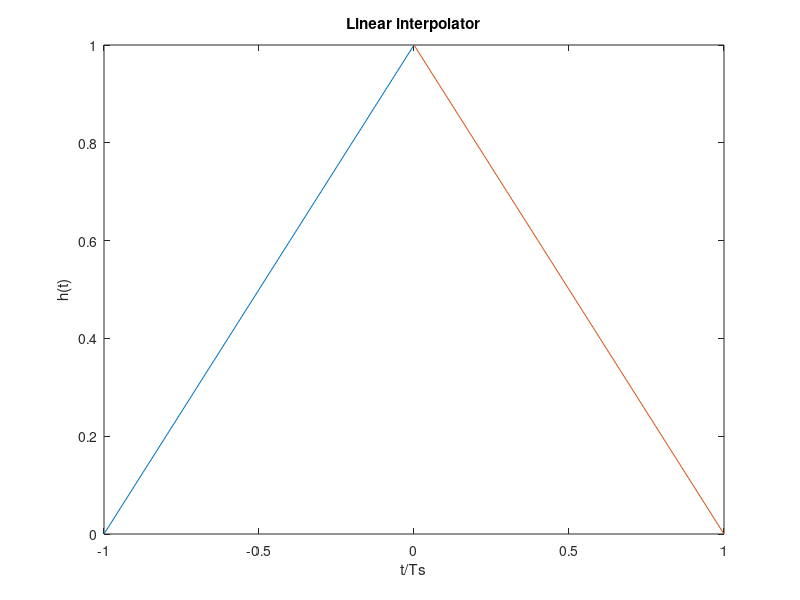
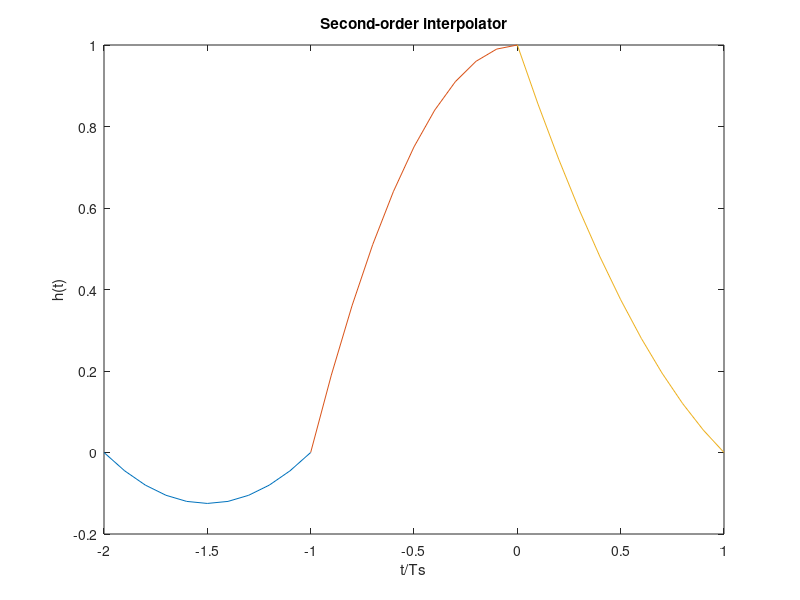
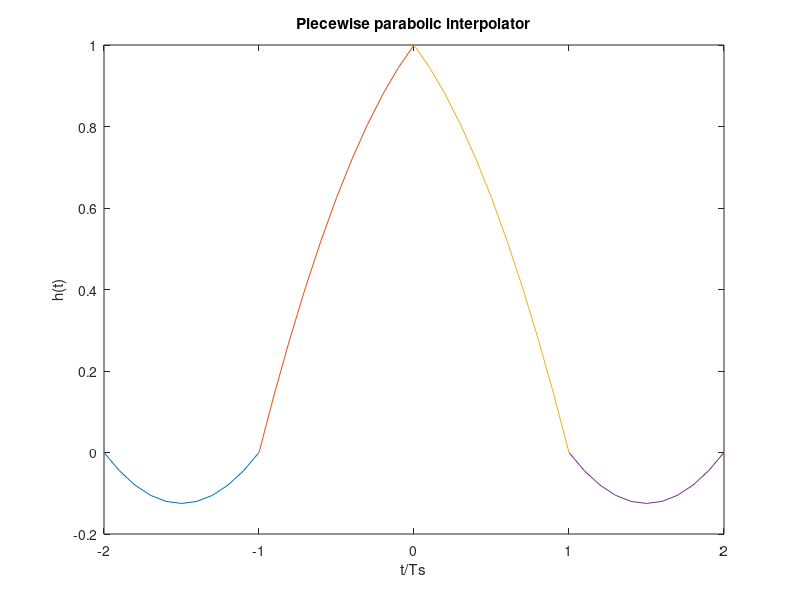

Here is the MATLAB script that generated these plots, in order: (Note: this script raises an error after producing the figures.)
clear; close all; clc;
%% params
alpha = 0.5;
Ts = 1;
phi = 4;

%% linear
linear_c_1 = @(mu) mu;
linear_c0 = @(mu) 1-mu;

f_linear = @(x, x1, mu) linear_c_1(mu)*x1 + linear_c0(mu)*x;
%% second order
second_c0 = @(mu) (1-mu).*(2-mu)/2;
second_c_1 = @(mu) (2-mu).*mu;
second_c_2 = @(mu) -mu.*(1-mu)/2;

f_second_order = @(x, x1, x2, mu) second_c0(mu)*x + second_c_1(mu)*x1 + second_c_2(mu)*x2;
%% piecewise parabolic
parabolic_c1 = @(mu) -alpha*mu + alpha*mu.^2;
parabolic_c0 = @(mu) 1 +(alpha-1)*mu - alpha*mu.^2;
parabolic_c_1 = @(mu) (alpha+1)*mu - alpha*mu.^2;
parabolic_c_2 = @(mu) -alpha*mu + alpha*mu.^2;

f_parabolic = @(x_1, x, x1, x2, mu) parabolic_c1(mu)*x_1 + parabolic_c0(mu)*x + parabolic_c_1(mu)*x1 + parabolic_c_2(mu)*x2;
%% Q1: Time-domain impulse response figure
mu = linspace( 0, 1, 11 );

figure(1)
plot( mu-1, linear_c_1(mu) )
title('Linear interpolator')
xlabel('t/Ts')
ylabel('h(t)')
hold on
plot( mu, linear_c0(mu) )
hold off
figure(2)
plot( mu-2, second_c_2(mu) )
title('Second-order interpolator')
xlabel('t/Ts')
ylabel('h(t)')
hold on
plot( mu-1, second_c_1(mu) )
plot( mu, second_c0(mu) )
hold off
figure(3)
plot( mu-2, parabolic_c_2(mu) )
title('Piecewise parabolic interpolator')
xlabel('t/Ts')
ylabel('h(t)')
hold on
plot( mu-1, parabolic_c_1(mu) )
plot( mu, parabolic_c0(mu) )
plot( mu+1, parabolic_c1(mu) )
hold off

%% Q2: Frequency-domain response figure
h_linear = [];
h_second = [];
h_parabolic = [];
h_linear = [linear_c_1(mu(1:10)) linear_c0(mu(1:10))];
h_second = [second_c_2(mu(1:10)) second_c_1(mu(1:10)) second_c0(mu(1:10))];
h_parabolic =[parabolic_c_2(mu(1:10)) parabolic_c_1(mu(1:10)) parabolic_c0(mu(1:10)) parabolic_c1(mu(1:10))];
fvtool(h_linear)
fvtool(h_second)
fvtool(h_parabolic)

%% Q3
x_m = @(m) cos(2*pi*((m*Ts)/(8*Ts) + phi/10));

t = [];
Q3_true = [];
Q3_linear = [];
Q3_second = [];
Q3_parabolic = [];
err = [];

for m = 24:64
   for mu = (0:5)/6
      x_linear = f_linear( x_m(m), x_m(m+1), mu );
      x_second = f_second_order( x_m(m), x_m(m+1), x_m(m+2), mu );
      x_parabolic = f_parabolic( x_m(m-1), x_m(m), x_m(m+1), x_m(m+2), mu );
% f_parabolic = @(x_1, x, x1, x2, mu) parabolic_c1(mu)*x_1 + parabolic_c0(mu)*x + parabolic_c_1(mu)*x1 + parabolic_c_2(mu)*x2;
      t = [t m+mu];
      x_true = x_m(m+mu);
      Q3_true = [Q3_true x_true];
      
      Q3_linear = [Q3_linear x_linear];
      Q3_second = [Q3_second x_second];
      Q3_parabolic = [Q3_parabolic x_parabolic];
      
      err = [err [abs(x_linear-x_true);abs(x_second-x_true);abs(x_parabolic-x_true)]];
   end  
end
% RMSE
rmse_linear = norm(Q3_true-Q3_linear)/length(Q3_true);
rmse_second = norm(Q3_true-Q3_second)/length(Q3_true);
rmse_parabolic = norm(Q3_true-Q3_parabolic)/length(Q3_true);

figure(4)
title('Interpolated output v.s. True value and Error')
xlabel('t')
ylabel('Amplitude and Error')
hold on
plot(t, Q3_linear, 'b--', 'LineWidth',2 )
plot(t, Q3_second, 'c-.', 'LineWidth',2 )
plot(t, Q3_parabolic, 'm:', 'LineWidth',2)
plot(t, Q3_true, 'r-', 'LineWidth',2 )
plot(t, err(1,:), 'k-.', 'LineWidth',1)
plot(t, err(2,:), 'g--', 'LineWidth',1)
plot(t, err(3,:), 'm-', 'LineWidth',1)
legend('linear', 'second', 'parabolic', 'true value', 'err of linear', 'err of second', 'err of paraabolic')
hold off

%% Q4
x_m = @(m) cos(2*pi*((m*Ts)/(4*Ts) + phi/10));

t = [];
Q4_true = [];
Q4_linear = [];
Q4_second = [];
Q4_parabolic = [];
err = [];

for m = 12:32
   for mu = (0:5)/6
      x_linear = f_linear( x_m(m), x_m(m+1), mu );
      x_second = f_second_order( x_m(m), x_m(m+1), x_m(m+2), mu );
      x_parabolic = f_parabolic( x_m(m-1), x_m(m), x_m(m+1), x_m(m+2), mu );
      
      t = [t m+mu];
      x_true = x_m(m+mu);
      Q4_true = [Q4_true x_true];
      
      Q4_linear = [Q4_linear x_linear];
      Q4_second = [Q4_second x_second];
      Q4_parabolic = [Q4_parabolic x_parabolic];
      
      err = [err [abs(x_linear-x_true);abs(x_second-x_true);abs(x_parabolic-x_true)]];
   end  
end
% RMSE
rmse_linear = norm(Q4_true-Q4_linear)/length(Q4_true);
rmse_second = norm(Q4_true-Q4_second)/length(Q4_true);
rmse_parabolic = norm(Q4_true-Q4_parabolic)/length(Q4_true);

figure(5)
title('Interpolated output v.s. True value and Error')
xlabel('t')
ylabel('Amplitude and Error')
hold on
plot(t, Q4_linear, 'b--', 'LineWidth',2 )
plot(t, Q4_second, 'c-.', 'LineWidth',2 )
plot(t, Q4_parabolic, 'm:', 'LineWidth',2)
plot(t, Q4_true, 'r-', 'LineWidth',2 )
plot(t, err(1,:), 'k-.', 'LineWidth',1)
plot(t, err(2,:), 'g--', 'LineWidth',1)
plot(t, err(3,:), 'm-', 'LineWidth',1)
legend('linear', 'second', 'parabolic', 'true value', 'err of linear', 'err of second', 'err of paraabolic')
hold off


%% Q5
% quantization
quantizer = @(word_len, int_part, x)  floor(x * 2^(word_len-int_part)) / 2^(word_len-int_part);

x_m = @(m) cos(2*pi*((m*Ts)/(8*Ts) + phi/10));
% Initialization
Ts = 1;
WLMAX = 15;
WLINT = 1;
wl_arr = WLINT : WLMAX;

%% Q5-a Determine wordlength of input
Q5_linear_q = [];
for j = wl_arr
    Q5_ans = [];
    for m = 24:64
        for mu = (0:5)/6
            x_m_q = f_linear( quantizer(j, WLINT, x_m(m)), quantizer(j, WLINT,x_m(m+1)), mu ) ;
            Q5_ans = [Q5_ans x_m_q];
        end
    end
    Q5_linear_q = [Q5_linear_q ; Q5_ans];
%     trunction_err( j ) = sum(abs(Q3_linear - Q5_linear_q(j,:))) / length(Q3_linear);
    trunction_err( j ) = norm(Q3_linear - Q5_linear_q(j,:))/length(Q3_linear);
end
figure(6)
title('Error between quantized and floating point')
xlabel('Input word-length')
ylabel('Output error')
plot( wl_arr, log2(trunction_err), 'b-' )
hold on
plot( wl_arr, -10, 'ro' )
hold off

%% Q5-b Determine wordlength of mu
INPUTWL = 7;
Q5_linear_q = [];
for j = wl_arr
    Q5_ans = [];
    for m = 24:64
        for mu = (0:5)/6
            x_m_q = f_linear( quantizer(INPUTWL, WLINT, x_m(m)), quantizer(INPUTWL, WLINT, x_m(m+1)), quantizer(j, WLINT, mu) );
            Q5_ans = [Q5_ans x_m_q];
        end      
    end
    Q5_linear_q = [Q5_linear_q ; Q5_ans];
    trunction_err( j ) = norm(Q3_linear - Q5_linear_q(j,:))/length(Q3_linear);
end
figure(7)
title('Error between quantized and floating point')
xlabel('Mu word-length')
ylabel('Output error')
plot( wl_arr, log2(trunction_err), 'b-' )
hold on
plot( wl_arr, -10, 'ro' )
hold off

%% Q6
% quantization
quantizer = @(word_len, int_part, x)  floor( x * 2^(word_len-int_part) ) / 2^(word_len-int_part);
% input x(m)
x_m = @(m) cos(2*pi*((m*Ts)/(8*Ts) + phi/10));
m = 23:66;
x = x_m(m);

% piecewise parabolic
mu2_alpha = [alpha -alpha -alpha alpha];
mu1_alpha = [-alpha alpha+1 alpha-1 -alpha];
mu0_alpha = [0 0 1 0];
register2 = x(1:3);
register1 = x(1:3);
register0 = x(1:3);
y_out = [];
for i = 4 : length(x)
    % v(2)
    y2(i-3) = x( i )*mu2_alpha(1) + register2(3)*mu2_alpha(2) + register2(2)*mu2_alpha(3) + register2(1)*mu2_alpha(4);    
    register2( 1:2 ) = register2( 2:3 );
    register2( 3 ) = x( i );
    % v(1)
    y1(i-3) = x( i )*mu1_alpha(1) + register1(3)*mu1_alpha(2) + register1(2)*mu1_alpha(3) + register1(1)*mu1_alpha(4);
    register1( 1:2 ) = register1( 2:3 );
    register1( 3 ) = x( i );
    % v(0)
    y0(i-3) = x( i )*mu0_alpha(1) + register0(3)*mu0_alpha(2) + register0(2)*mu0_alpha(3) + register0(1)*mu0_alpha(4);
    register0( 1:2 ) = register0( 2:3 );
    register0( 3 ) = x( i );
   
    for mu = (0:5)/6
        y_ans = (y2(i-3)*mu + y1(i-3))*mu + y0(i-3);
        y_out = [y_out y_ans];
    end  
end
% figure(2)
% plot(y_out)

%% Q6-a Determine wordlength of input
% Initialization
WLMAX = 20;
WLINT = 2;
wl_arr = WLINT : WLMAX;
x_q = zeros(1,length(x));
Q6_parabolic_q = [];
for j = wl_arr
    x_q(1) = quantizer( j, WLINT, x(1));
    x_q(2) = quantizer( j, WLINT, x(2));
    x_q(3) = quantizer( j, WLINT, x(3));
    register2 = x_q(1:3);
    register1 = x_q(1:3);
    register0 = x_q(1:3);
    y_ans = [];
    y_out_a = [];
    for i = 4 : length(x)        
        x_q(i) = quantizer( j, WLINT, x(i) );
        % v(2)
        y2 = x_q(i)*mu2_alpha(1) + register2(3)*mu2_alpha(2) + register2(2)*mu2_alpha(3) + register2(1)*mu2_alpha(4);    
        register2( 1:2 ) = register2( 2:3 );
        register2( 3 ) = x_q(i);
        % v(1)
        y1 = x_q(i)*mu1_alpha(1) + register1(3)*mu1_alpha(2) + register1(2)*mu1_alpha(3) + register1(1)*mu1_alpha(4);
        register1( 1:2 ) = register1( 2:3 );
        register1( 3 ) = x_q(i);
        % v(0)
        y0 = x_q(i)*mu0_alpha(1) + register0(3)*mu0_alpha(2) + register0(2)*mu0_alpha(3) + register0(1)*mu0_alpha(4);
        register0( 1:2 ) = register0( 2:3 );
        register0( 3 ) = x_q(i);

        for mu = (0:5)/6
            y_ans = (y2*mu + y1)*mu + y0;
            y_out_a = [y_out_a y_ans];
        end
    end
    Q6_parabolic_q = [Q6_parabolic_q ; y_out_a];
    trunction_err( j-1 ) = sqrt(mean((y_out - Q6_parabolic_q(j-1,:)).^2));
end
figure(9)
plot( wl_arr, log2(trunction_err), 'b-' )
hold on
plot( wl_arr, -9, 'ro' )
title('Error between quantized and floating point')
xlabel('Intput word-length')
ylabel('Output error')
hold off

%% Q6-b Determine wordlength of mu
% Initialization
WLMAX = 20;
WLINT = 2;
wl_arr = WLINT : WLMAX;
INPUTWL = 13;
Q6_parabolic_q = [];
for j = wl_arr
    x_q(1) = quantizer( INPUTWL, WLINT, x(1));
    x_q(2) = quantizer( INPUTWL, WLINT, x(2));
    x_q(3) = quantizer( INPUTWL, WLINT, x(3));
    register2 = x_q(1:3);
    register1 = x_q(1:3);
    register0 = x_q(1:3);
    y_ans = [];
    y_out_b = [];
    for i = 4 : length(x)        
        x_q(i) = quantizer( INPUTWL, WLINT, x(i) );
        % v(2)
        y2 = x_q(i)*mu2_alpha(1) + register2(3)*mu2_alpha(2) + register2(2)*mu2_alpha(3) + register2(1)*mu2_alpha(4);    
        register2( 1:2 ) = register2( 2:3 );
        register2( 3 ) = x_q(i);
        % v(1)
        y1 = x_q(i)*mu1_alpha(1) + register1(3)*mu1_alpha(2) + register1(2)*mu1_alpha(3) + register1(1)*mu1_alpha(4);
        register1( 1:2 ) = register1( 2:3 );
        register1( 3 ) = x_q(i);
        % v(0)
        y0 = x_q(i)*mu0_alpha(1) + register0(3)*mu0_alpha(2) + register0(2)*mu0_alpha(3) + register0(1)*mu0_alpha(4);
        register0( 1:2 ) = register0( 2:3 );
        register0( 3 ) = x_q(i);

        for mu = (0:5)/6
            mu_q = quantizer(j, WLINT, mu);
            y_ans = (y2*mu_q + y1)*mu_q + y0;
            y_out_b = [y_out_b y_ans];
        end  
    end
    Q6_parabolic_q = [Q6_parabolic_q ; y_out_b];
    trunction_err( j-1 ) = sqrt(mean((y_out - Q6_parabolic_q(j-1,:)).^2));
end
figure(10)
plot( wl_arr, log2(trunction_err), 'b-' )
hold on
plot( wl_arr, -9, 'ro' )
title('Error between quantized and floating point')
xlabel('Mu word-length')
ylabel('Output error')
hold off

%% Q6-c Determine wordlength of multiplier(by mu)
% Initialization
WLMAX = 20;
WLINT = 2;
wl_arr = WLINT : WLMAX;
INPUTWL = 13;
MUWL = 13;
Q6_parabolic_q = [];
for j = wl_arr
    x_q(1) = quantizer( INPUTWL, WLINT, x(1));
    x_q(2) = quantizer( INPUTWL, WLINT, x(2));
    x_q(3) = quantizer( INPUTWL, WLINT, x(3));
    register2 = x_q(1:3);
    register1 = x_q(1:3);
    register0 = x_q(1:3);
    y_ans = [];
    y_out_c = [];
    for i = 4 : length(x)        
        x_q(i) = quantizer( INPUTWL, WLINT, x(i) );
        % v(2)
        y2 = x_q(i)*mu2_alpha(1) + register2(3)*mu2_alpha(2) + register2(2)*mu2_alpha(3) + register2(1)*mu2_alpha(4);    
        register2( 1:2 ) = register2( 2:3 );
        register2( 3 ) = x_q(i);
        % v(1)
        y1 = x_q(i)*mu1_alpha(1) + register1(3)*mu1_alpha(2) + register1(2)*mu1_alpha(3) + register1(1)*mu1_alpha(4);
        register1( 1:2 ) = register1( 2:3 );
        register1( 3 ) = x_q(i);
        % v(0)
        y0 = x_q(i)*mu0_alpha(1) + register0(3)*mu0_alpha(2) + register0(2)*mu0_alpha(3) + register0(1)*mu0_alpha(4);
        register0( 1:2 ) = register0( 2:3 );
        register0( 3 ) = x_q(i);

        for mu = (0:5)/6
            mu_q = quantizer(MUWL, WLINT, mu);
            y_ans = quantizer(j, WLINT, (quantizer(j, WLINT, y2*mu_q) + y1)*mu_q) + y0;
            y_out_c = [y_out_c y_ans];
        end  
    end
    Q6_parabolic_q = [Q6_parabolic_q ; y_out_c];
    trunction_err( j-1 ) = sqrt(mean((y_out - Q6_parabolic_q(j-1,:)).^2));
end
figure(11)
plot( wl_arr, log2(trunction_err), 'b-' )
hold on
plot( wl_arr, -9, 'ro' )
title('Error between quantized and floating point')
xlabel('After multiplier word-length')
ylabel('Output error')
hold off

%% Q6-d Determine wordlength of adder
% Initialization
WLMAX = 20;
WLINT = 2;
wl_arr = WLINT : WLMAX;
INPUTWL = 13;
MUWL = 13;
MULTWL = 13;
Q6_parabolic_q = [];
for j = wl_arr
    x_q(1) = quantizer( INPUTWL, WLINT, x(1));
    x_q(2) = quantizer( INPUTWL, WLINT, x(2));
    x_q(3) = quantizer( INPUTWL, WLINT, x(3));
    register2 = x_q(1:3);
    register1 = x_q(1:3);
    register0 = x_q(1:3);
    y_ans = [];
    y_out_d = [];
    for i = 4 : length(x)        
        x_q(i) = quantizer( INPUTWL, WLINT, x(i) );
        % v(2)
        y2 = x_q(i)*mu2_alpha(1) + register2(3)*mu2_alpha(2) + register2(2)*mu2_alpha(3) + register2(1)*mu2_alpha(4);    
        register2( 1:2 ) = register2( 2:3 );
        register2( 3 ) = x_q(i);
        % v(1)
        y1 = x_q(i)*mu1_alpha(1) + register1(3)*mu1_alpha(2) + register1(2)*mu1_alpha(3) + register1(1)*mu1_alpha(4);
        register1( 1:2 ) = register1( 2:3 );
        register1( 3 ) = x_q(i);
        % v(0)
        y0 = x_q(i)*mu0_alpha(1) + register0(3)*mu0_alpha(2) + register0(2)*mu0_alpha(3) + register0(1)*mu0_alpha(4);
        register0( 1:2 ) = register0( 2:3 );
        register0( 3 ) = x_q(i);

        for mu = (0:5)/6
            mu_q = quantizer(MUWL, WLINT, mu);
            y2MULTmu_q = quantizer(MULTWL, WLINT, y2*mu_q);
            y_ans = quantizer(j, WLINT, quantizer(MULTWL, WLINT, quantizer(j, WLINT, y2MULTmu_q + y1)*mu_q ) + y0);
            y_out_d = [y_out_d y_ans];
        end  
    end
    Q6_parabolic_q = [Q6_parabolic_q ; y_out_d];
    trunction_err( j-1 ) = sqrt(mean((y_out - Q6_parabolic_q(j-1,:)).^2));
end
figure(12)
plot( wl_arr, log2(trunction_err), 'b-' )
hold on
plot( wl_arr, -9, 'ro' )
title('Error between quantized and floating point')
xlabel('Adder word-length')
ylabel('Output error')
hold off

%% Write data
x_verilog = floor(x*2^(13-2));
mu = [0 1/6 2/6 3/6 4/6 5/6];
mu_verilog = floor(mu*2^(13-2));
fid = fopen('input_x.txt', 'w');
fprintf(fid, "%d\n", x_verilog);

x_fpga = [];
for k = 4 : 44
    for s = 1 : 6
    reaptx(1,s) = x_verilog( :,k );   
    end
    x_fpga = [x_fpga reaptx];
end
fid = fopen('inputx2fpga.txt', 'w');
fprintf(fid, "%d\n", x_fpga);
fclose(fid);

fid = fopen('mu.txt', 'w');
fprintf(fid, "%d\n", mu_verilog);
fclose(fid);

%% Read data
C = zeros(1,246);
C( 1, :) = textread('D:\graduate_ncu\DCCD_lab\lab_4\Q7\Q7.sim\sim_1\behav\xsim\fpga_output_y.txt', '%n');
y_verilog = C(1,:)/2^11;
trunction_err_verilog = y_out - y_verilog;
% trunction_err_verilog = sqrt(mean((y_out - y_verilog).^2));
stem(trunction_err_verilog)
title('Error between Verilog and Matlab output')
% xlabel('')
ylabel('Error')

%% Read data
C = zeros(1,248);
C( 1, :) = textread('D:\graduate_ncu\DCCD_lab\lab_4\lab4_v2018.3\lab4_v2018.3.sim\sim_1\synth\timing\xsim\output_y.txt', '%n');
y_posim = C(1,:)/2^11;
D = zeros(1,248);
D(1, :) = textread('D:\graduate_ncu\DCCD_lab\lab_4\lab4_v2018.3\vericomm\fpga_output_y.out', '%n');
y_fpga = D(1,:)/2^11;
trunction_err_verilog = y_posim - y_fpga;
figure
plot(trunction_err_verilog)
% stem(trunction_err_verilog)
title('Error between post-route and FPGA board')
% xlabel('')
ylabel('Error')



%% TEST

% input x(m)
x_m = @(m) cos(2*pi*((m*Ts)/(8*Ts) + phi/10));
m = 23:66;
x = x_m(m);

mu2_alpha = [alpha -alpha -alpha alpha];
mu1_alpha = [-alpha alpha+1 alpha-1 -alpha];
mu0_alpha = [0 0 1 0];
register2 = x(1:3);
register1 = x(1:3);
register0 = x(1:3);
y_out = [];
w1 = [];
w2 = [];
w3 = [];
for i = 4 : length(x)
    % v(2)
    y2(i-3) = x( i )*mu2_alpha(1) + register2(3)*mu2_alpha(2) + register2(2)*mu2_alpha(3) + register2(1)*mu2_alpha(4);    
    register2( 1:2 ) = register2( 2:3 );
    register2( 3 ) = x( i );
    % v(1)
    y1(i-3) = x( i )*mu1_alpha(1) + register1(3)*mu1_alpha(2) + register1(2)*mu1_alpha(3) + register1(1)*mu1_alpha(4);
    register1( 1:2 ) = register1( 2:3 );
    register1( 3 ) = x( i );
    % v(0)
    y0(i-3) = x( i )*mu0_alpha(1) + register0(3)*mu0_alpha(2) + register0(2)*mu0_alpha(3) + register0(1)*mu0_alpha(4);
    register0( 1:2 ) = register0( 2:3 );
    register0( 3 ) = x( i );
   
    for mu = (0:5)/6
        w11 = y2(i-3)*mu;
        w1 = [w1 w11];
        w22 = w11 + y1(i-3);
        w2 = [w2 w22];
        w33 = w22*mu;
        w3 = [w3 w33];
        y_ans =  w33 + y0(i-3);
        y_out = [y_out y_ans];
    end
end
